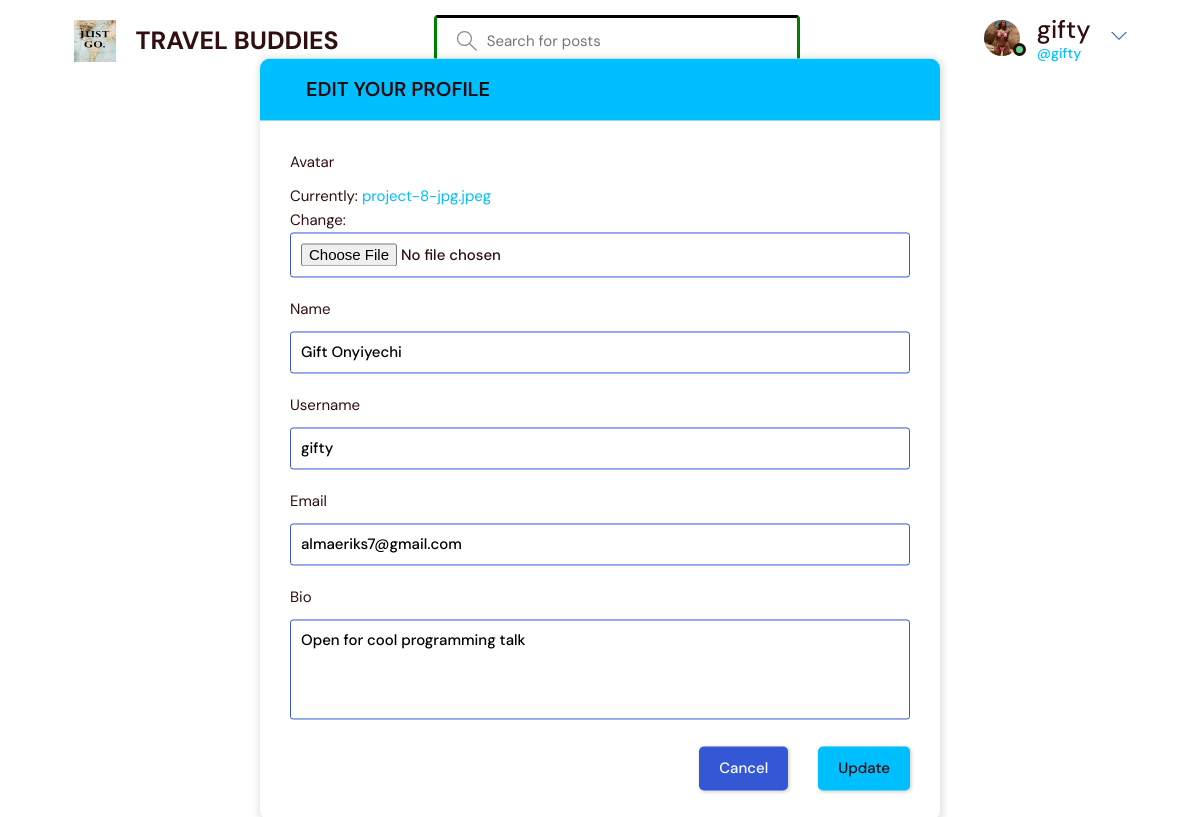
/update-user/ (signed in), run on the app's committed database.
### blog/models.py (models this page shows)
class User(AbstractUser):
    name = models.CharField(max_length=200, null=True)
    email = models.EmailField(unique=True, null=True)
    bio = models.TextField(null=True)
    avatar = models.ImageField(null=True, default="avatar.svg")
    USERNAME_FIELD = 'email'
    REQUIRED_FIELDS = ['username',]

### blog/views.py (the view)
# urls.py: path('update-user/', views.updateUser, name="update-user"),
@login_required(login_url='login')
def updateUser(request):
    user = request.user
    form = UserForm(instance=user)
    if request.method == 'POST':
        form = UserForm(request.POST, request.FILES, instance=user)
        if form.is_valid():
            form.save()
            return redirect('user-profile', pk=user.id)
    return render(request, 'update-user.html', {'form': form})

### blog/forms.py
class UserForm(ModelForm):
    class Meta:
        model = User
        fields = ['avatar', 'name', 'username', 'email', 'bio']

### templates/update-user.html
{% extends 'main.html' %} {% block content %}
<main class="update-account layout">
  <div class="container">
    <div class="layout__box">
      <div class="layout__boxHeader">
        <div class="layout__boxTitle">
          <a href="{% url 'home' %}">
            <svg
              version="1.1"
              xmlns="http://www.w3.org/2000/svg"
              width="32"
              height="32"
              viewBox="0 0 32 32"
            >
              <title>arrow-left</title>
              <path
                d="M13.723 2.286l-13.723 13.714 13.719 13.714 1.616-1.611-10.96-10.96h27.625v-2.286h-27.625l10.965-10.965-1.616-1.607z"
              ></path>
            </svg>
          </a>
          <h3>Edit your profile</h3>
        </div>
      </div>
      <div class="layout__body">
        <form
          class="form"
          action=""
          method="POST"
          enctype="multipart/form-data"
        >
          {% csrf_token %} {% for field in form %}
          <div class="form__group">
            <label for="profile_pic">{{field.label}}</label>
            {{field}}
          </div>
          {% endfor %}
          <div class="form__action">
            <a class="btn btn--dark" href="{{request.META.HTTP_REFERER}}"
              >Cancel</a
            >
            <button class="btn btn--main" type="submit">Update</button>
          </div>
        </form>
      </div>
    </div>
  </div>
</main>
{% endblock content %}

### templates/navbar.html (shortened to what this page needs)
{% load static %}
<header class="header header--loggedIn">
  <div class="container">
    <a href="{% url 'home' %}" class="header__logo">
      <img src="{% static 'images/Travel Quote.jpg' %}" />
      <h1>TRAVEL BUDDIES</h1>
    </a>
    <form class="header__search" method="GET" action="{% url 'home' %}">
      <label>
        <input name="q" placeholder="Search for posts" />
      </label>
    </form>
    <nav class="header__menu">
      {% if request.user.is_authenticated %}
      <div class="header__user">
        <a href="{% url 'update-user' %}">
          <div class="avatar avatar--medium active">
            <img src="{{request.user.avatar.url}}" />
          </div>
          <p>
            {{request.user.username}} <span>@{{request.user.username}}</span>
          </p>
        </a>
        <button class="dropdown-button">
          <svg
            version="1.1"
            xmlns="http://www.w3.org/2000/svg"
            width="32"
            height="32"
            viewBox="0 0 32 32"
          >
            <title>chevron-down</title>
            <path d="M16 21l-13-13h-3l16 16 16-16h-3l-13 13z"></path>
          </svg>
        </button>
      </div>
      {% else %}
      <a href="{% url 'login' %}">
        <img src="{% static 'images/avatar.svg' %}" />
        <p>Login</p>
      </a>
      {% endif %}
    </nav>
  </div>
</header>

### data on the page
User: user.avatar (picture), user.username "gifty", form "Gift Onyiyechi" "gifty" "almaeriks7@gmail.com" "Open for cool programming talk"

### other printed values
{{ field.label }} "Avatar" "Name" "Username" "Email" "Bio"
